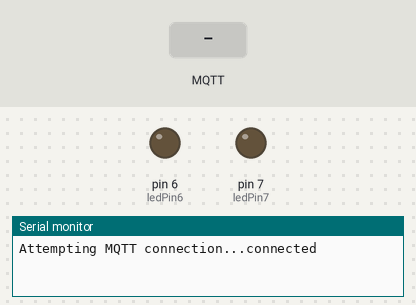
A sketch run on a simulated Arduino Uno, built with avr-gcc and run on an emulated ATmega328P. On the bench: output pins drawn as LEDs (lit = HIGH), the last lines printed to the serial monitor. The test bench sets the inputs (shaded band). WiFi joins after 1.5 s; servers stay silent unless stated; no MQTT or app messages arrive unless stated.

Above: at 2.7 s.
2.8 s: MQTT message "1" arrives on the first subscribed topic
At 3.7 s:
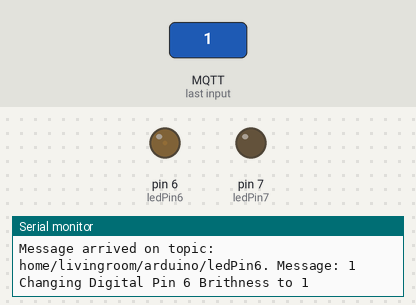
4.3 s: MQTT message "1" arrives on the second subscribed topic
At 4.8 s:
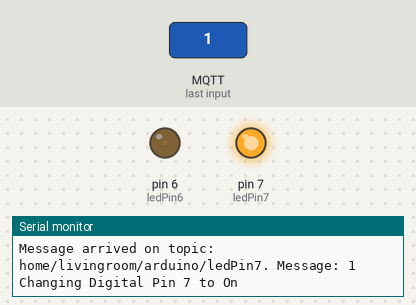
5.8 s: MQTT message "on" arrives on the first subscribed topic
At 7.0 s:
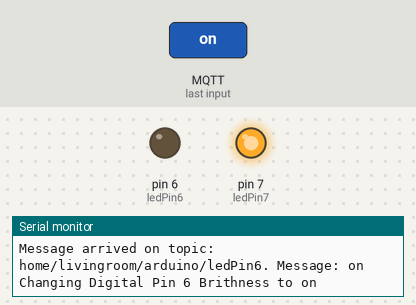
7.3 s: MQTT message "90" arrives on the first subscribed topic
At 8.3 s:
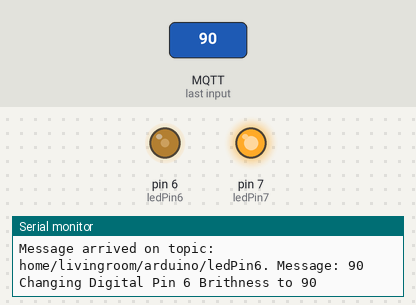
8.8 s: MQTT message "0" arrives on the second subscribed topic
At 9.4 s:
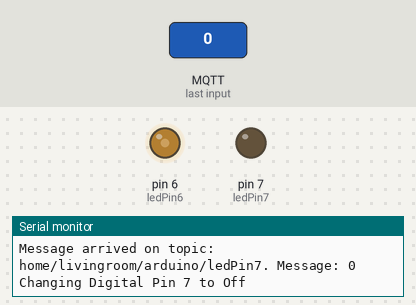
10.3 s: MQTT message "200" arrives on the first subscribed topic
At 10.6 s:
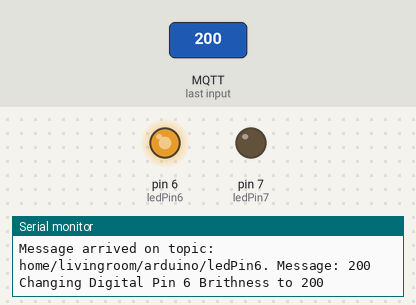
Timing chart, 0 to 12.8 s (numbered marks = the images above; inputs shaded):
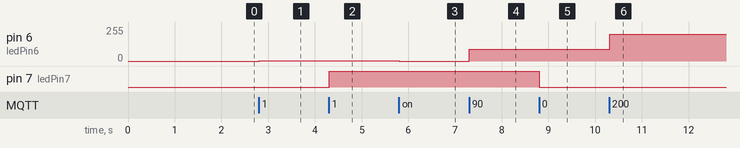

The sketch:

mqtt_arduino_leds.ino
```cpp
/*****

 All the resources for this project:
 https://rntlab.com/

*****/

// Loading the libraries
#include <SPI.h>
#include <Ethernet.h>
#include <PubSubClient.h>

// This MAC addres can remain the same
byte mac[]    = {  0xDE, 0xED, 0xBA, 0xFE, 0xFE, 0xED };

/*
 *  IMPORTANT!
 *  YOU MUST UPDATE THESE NEXT TWO VARIABLES WITH VALUES SUITABLE TO YOUR NETWORK!
 *
*/

// Replace with an IP that is suitable for your network. I could use any IP in this range: 192.168.1.X
// I've used a tool http://angryip.org/ to see an available IP address and I ended up using 192.168.1.99
IPAddress ip(192, 168, 1, 99);

// Replace with your Raspberry Pi IP Address. In my case, the RPi IP Address is 192.168.1.76
IPAddress server(192, 168, 1, 76);

// Initializes the clients
EthernetClient ethClient;
PubSubClient client(ethClient);

// Connect two LEDs to your Arduino. One to pin 6 and the other to pin 7
const int ledPin6 = 6;
const int ledPin7 = 7;

// This functions is executed when some device publishes a message to a topic that your Arduino is subscribed to
// Change the function below to add logic to your program, so when a device publishes a message to a topic that
// your Arduino is subscribed you can actually do something
void callback(char* topic, byte* message, unsigned int length) {
  Serial.print("Message arrived on topic: ");
  Serial.print(topic);
  Serial.print(". Message: ");
  String messageTemp;

  for (int i = 0; i < length; i++) {
    Serial.print((char)message[i]);
    messageTemp += (char)message[i];
  }
  Serial.println();
  // Feel free to add more if statements to control more Pins with MQTT

  // If a message is received on the topic home/livingroom/arduino/ledPin6
  // It's a value between 0 and 255 to adjust the LED brightness
  if(String(topic)=="home/livingroom/arduino/ledPin6"){
      Serial.print("Changing Digital Pin 6 Brithness to ");
      Serial.print(messageTemp);
       analogWrite(ledPin6, messageTemp.toInt());
  }
  // If a message is received on the topic home/livingroom/arduino/ledPin7,
  //you check if the message is either 1 or 0. Turns the Arduino Digital Pin according to the message
  if(String(topic)=="home/livingroom/arduino/ledPin7"){
      Serial.print("Changing Digital Pin 7 to ");
      if(messageTemp == "1"){
        digitalWrite(ledPin7, HIGH);
        Serial.print("On");
      }
      else if(messageTemp == "0"){
        digitalWrite(ledPin7, LOW);
        Serial.print("Off");
      }
  }
  Serial.println();
}


// This functions reconnects your Arduino to your MQTT broker
// Change the function below if you want to subscribe to more topics with your Arduino
void reconnect() {
  // Loop until we're reconnected
  while (!client.connected()) {
    Serial.print("Attempting MQTT connection...");
    // Attempt to connect
    if (client.connect("arduinoClient")) {
      Serial.println("connected");
      // Subscribe or resubscribe to a topic
      // You can subscribe to more topics (to control more LEDs in this example)
      client.subscribe("home/livingroom/arduino/ledPin6");
      client.subscribe("home/livingroom/arduino/ledPin7");
    } else {
      Serial.print("failed, rc=");
      Serial.print(client.state());
      Serial.println(" try again in 5 seconds");
      // Wait 5 seconds before retrying
      delay(5000);
    }
  }
}

// The setup function sets your Arduino pins as Outputs, starts the serial communication at a baud rate of 57600
// Sets your mqtt broker and sets the callback function. The callback function is what receives messages and
// actually controls the LEDs. Finally starts the Ethernet communication
void setup()
{
  pinMode(ledPin6, OUTPUT);
  pinMode(ledPin7, OUTPUT);

  Serial.begin(57600);

  client.setServer(server, 1883);
  client.setCallback(callback);

  Ethernet.begin(mac, ip);
  // Allow the hardware to sort itself out
  delay(1500);
}

// For this project, you don't need to change anything in the loop function.
// Basically it ensures that you Arduino is connected to your broker
void loop()
{
  if (!client.connected()) {
    reconnect();
  }
  client.loop();
}
```

Measured:
- after the input at 2.8 s, pin 6 (ledPin6): 0/255 → 1/255 at once
- after the input at 4.3 s, pin 7 (ledPin7): LOW → HIGH at once
- after the input at 5.8 s, pin 6 (ledPin6): 1/255 → 0/255 at once
- after the input at 7.3 s, pin 6 (ledPin6): 0/255 → 90/255 at once
- after the input at 8.8 s, pin 7 (ledPin7): HIGH → LOW at once
- after the input at 10.3 s, pin 6 (ledPin6): 90/255 → 200/255 at once
